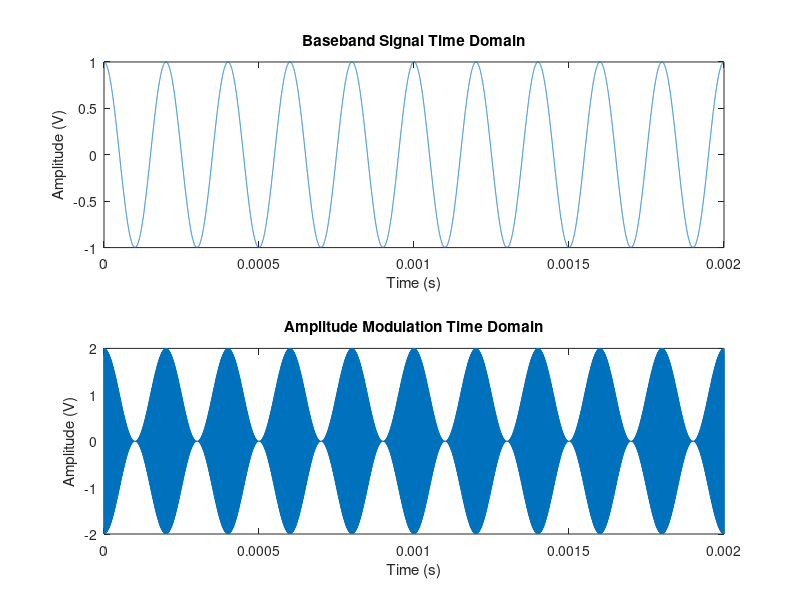

Here is the MATLAB script that generated this plot:
% Chidinma Dike 2024 (c)

%% clear everything
clear; close all; clc;

%% Define signal parameters
fc = 1010e3;  % Frequency for carrier signal
Ac = 10;    % Amplitude for carrier signal
T = 0.002;   % Duration in ms
OverSampling= 20;
fb = 5000; % Frequency for baseband signal
Ab = 1; % Amplitude for baseband signal

%% Generate timebase
fs= OverSampling*max(fc);
t= 0:1/fs:T-1/fs; % time base samapled at fs
N= length(t); % Sets the length of signals

%% Generate carrier
carrier_signal = cos(2*pi*fc*t);

%% Create baseband Signal (modulating) signal
baseband_signal =Ab*cos(2*pi*fb*t);

%% Amplitude Modulation
modulation_index = 1;
modulated = ( 1 + modulation_index*baseband_signal).*carrier_signal;

%% AM modulate using ammod command.
% modulated_signal_ammod = ammod(baseband_signal, fc, fs, 1);
%% Plot Baseband signal
figure, subplot(2,1,1)
plot(t, baseband_signal)
xlabel('Time (s)')
ylabel('Amplitude (V)')
title('Baseband Signal Time Domain')

%% Plot Modulated signal
subplot(2,1,2)
plot(t, modulated)
xlabel('Time (s)')
ylabel('Amplitude (V)')
title('Amplitude Modulation Time Domain')



